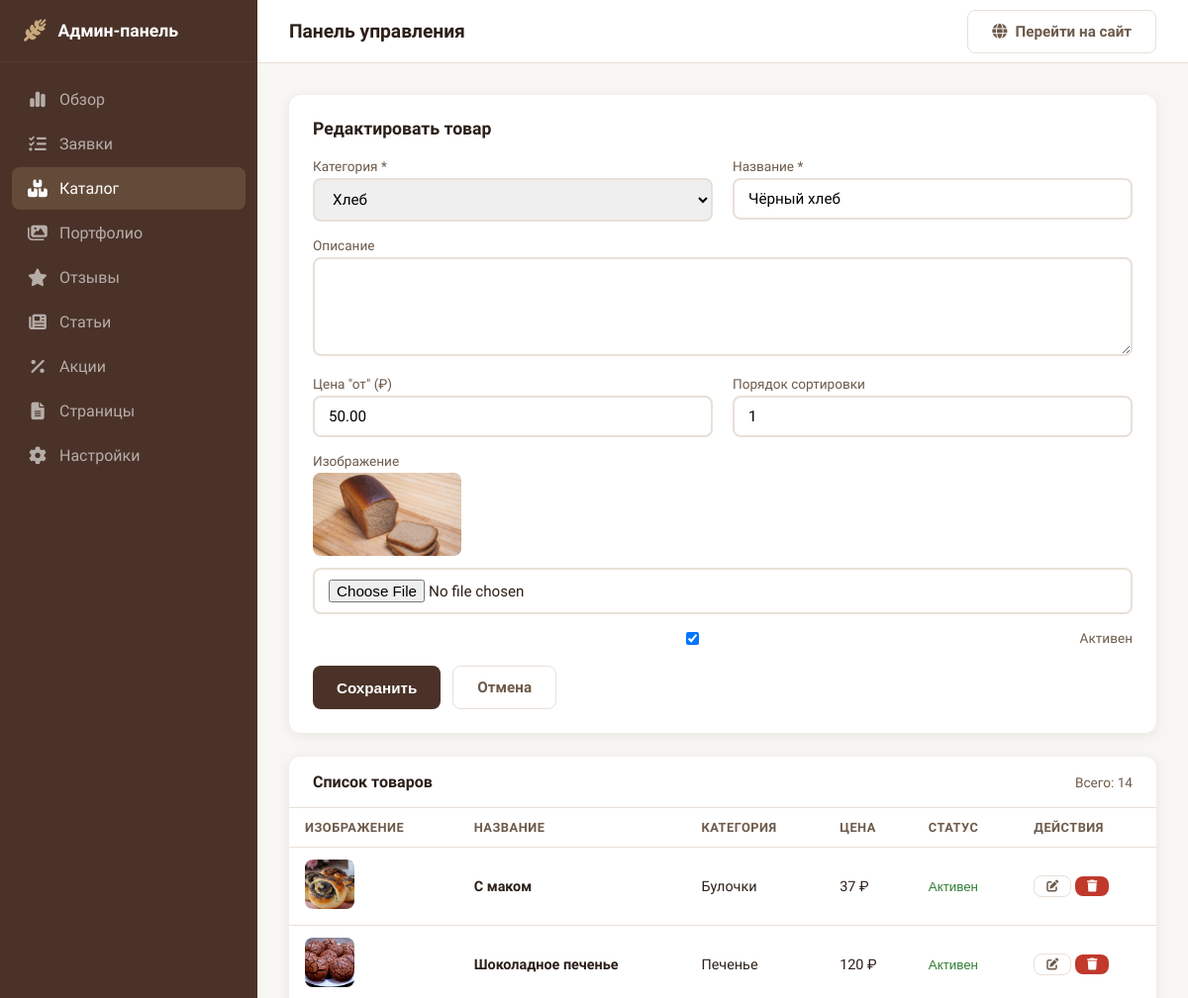
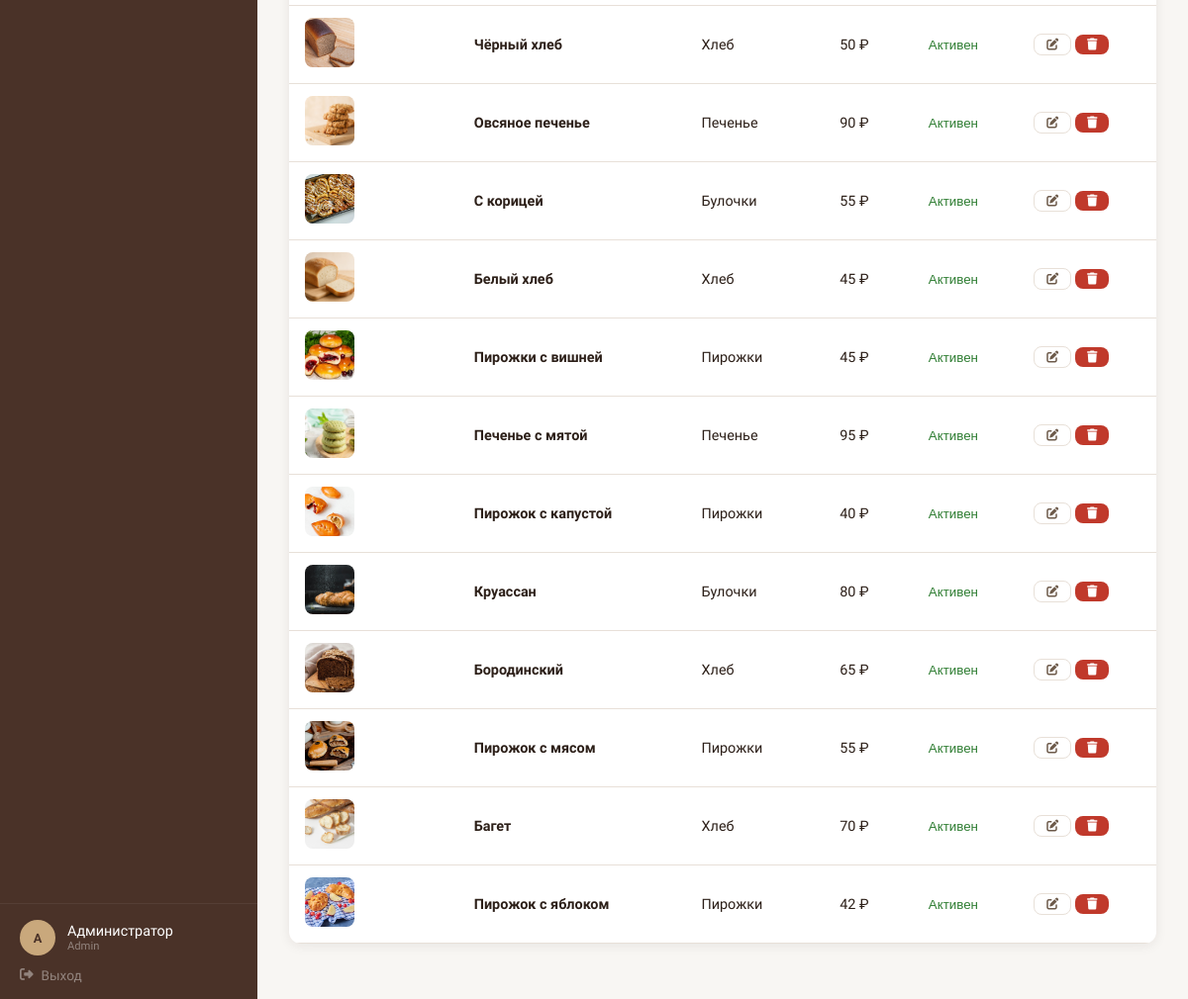
/admin/index.php?page=products&edit=11 (signed in), run on the app's committed database (2 pictures, top to bottom).
### tables this page shows
CREATE TABLE `products` (
  `id` int(11) NOT NULL AUTO_INCREMENT,
  `category_id` int(11) NOT NULL,
  `name` varchar(200) NOT NULL,
  `slug` varchar(200) NOT NULL,
  `description` text DEFAULT NULL,
  `price_from` decimal(10,2) DEFAULT NULL,
  `image` varchar(255) DEFAULT NULL,
  `gallery` longtext DEFAULT NULL,
  `characteristics` longtext DEFAULT NULL,
  `is_active` tinyint(1) DEFAULT 1,
  `sort_order` int(11) DEFAULT 0,
  `created_at` timestamp NOT NULL DEFAULT current_timestamp(),
  `updated_at` timestamp NOT NULL DEFAULT current_timestamp() ON UPDATE current_timestamp(),
  PRIMARY KEY (`id`),
  UNIQUE KEY `slug` (`slug`),
  KEY `category_id` (`category_id`),
  CONSTRAINT `products_ibfk_1` FOREIGN KEY (`category_id`) REFERENCES `categories` (`id`) ON DELETE CASCADE
);

CREATE TABLE `categories` (
  `id` int(11) NOT NULL AUTO_INCREMENT,
  `name` varchar(100) NOT NULL,
  `slug` varchar(100) NOT NULL,
  `description` text DEFAULT NULL,
  `icon` varchar(50) DEFAULT NULL,
  `parent_id` int(11) DEFAULT NULL,
  `sort_order` int(11) DEFAULT 0,
  `is_active` tinyint(1) DEFAULT 1,
  `created_at` timestamp NOT NULL DEFAULT current_timestamp(),
  PRIMARY KEY (`id`),
  UNIQUE KEY `slug` (`slug`),
  KEY `parent_id` (`parent_id`),
  CONSTRAINT `categories_ibfk_1` FOREIGN KEY (`parent_id`) REFERENCES `categories` (`id`) ON DELETE CASCADE
);

### admin/functions.php (called while the page is built, shortened)
<?php
require_once 'config.php';
function escape($data) {
    return htmlspecialchars(strip_tags((string)($data ?? '')), ENT_QUOTES, 'UTF-8');
}
function getCategories($parentId = null) {
    global $pdo;
    $sql = "SELECT * FROM categories WHERE is_active = 1";
    if ($parentId !== null) {
        $sql .= " AND parent_id " . ($parentId === 0 ? "IS NULL" : "= ?");
    }
    $sql .= " ORDER BY sort_order ASC";
    $stmt = $pdo->prepare($sql);
    if ($parentId !== null && $parentId !== 0) {
        $stmt->execute([$parentId]);
    } else {
        $stmt->execute();
    }
    return $stmt->fetchAll();
}
function getProduct($id) {
    global $pdo;
    $stmt = $pdo->prepare("SELECT * FROM products WHERE id = ?");
    $stmt->execute([$id]);
    return $stmt->fetch();
}

### admin/includes/products.php (the view, shortened to what this page needs)
<?php
$categories = getCategories(0);
$products = $pdo->query("SELECT p.*, c.name as category_name FROM products p LEFT JOIN categories c ON p.category_id = c.id ORDER BY p.sort_order ASC, p.id DESC")->fetchAll();
$editProduct = null;
if (isset($_GET['edit'])) {
    $editProduct = getProduct(intval($_GET['edit']));
}
?>
<div class="form-section">
    <h3><?= $editProduct ? 'Редактировать товар' : 'Добавить товар' ?></h3>
    <form method="POST" enctype="multipart/form-data">
        <div class="form-row">
            <div class="form-group">
                <label>Категория *</label>
                <select name="category_id" required>
                    <?php foreach ($categories as $cat): ?>
                        <option value="<?= $cat['id'] ?>" <?= ($editProduct && $editProduct['category_id'] == $cat['id']) ? 'selected' : '' ?>>
                            <?= escape($cat['name']) ?>
                        </option>
                    <?php endforeach; ?>
                </select>
            </div>
            <div class="form-group">
                <label>Название *</label>
                <input type="text" name="name" value="<?= $editProduct ? escape($editProduct['name']) : '' ?>" required>
            </div>
        </div>
        <div class="form-group">
            <label>Описание</label>
            <textarea name="description" rows="3"><?= $editProduct ? escape($editProduct['description']) : '' ?></textarea>
        </div>
        <div class="form-row">
            <div class="form-group">
                <label>Цена "от" (₽)</label>
                <input type="number" name="price_from" step="0.01" value="<?= $editProduct ? $editProduct['price_from'] : '' ?>">
            </div>
            <div class="form-group">
                <label>Порядок сортировки</label>
                <input type="number" name="sort_order" value="<?= $editProduct ? $editProduct['sort_order'] : 0 ?>">
            </div>
        </div>
        <div class="form-group">
            <label>Изображение</label>
            <?php if ($editProduct && $editProduct['image']): ?>
                <div style="margin-bottom:8px;">
                    <img src="<?= SITE_URL ?>uploads/<?= $editProduct['image'] ?>" style="max-width:150px;border-radius:8px;">
                </div>
            <?php endif; ?>
            <input type="file" name="image" accept="image/*">
        </div>
        <div class="form-group">
            <label style="display:flex;align-items:center;gap:8px;cursor:pointer;">
                <input type="checkbox" name="is_active" <?= ($editProduct && !$editProduct['is_active']) ? '' : 'checked' ?>>
                Активен
            </label>
        </div>
        <div class="form-actions">
            <button type="submit" class="btn btn-primary"><?= $editProduct ? 'Сохранить' : 'Добавить' ?></button>
            <?php if ($editProduct): ?>
                <a href="?page=products" class="btn btn-outline">Отмена</a>
            <?php endif; ?>
        </div>
    </form>
</div>
<div class="table-container">
    <div class="table-header">
        <h3>Список товаров</h3>
        <span style="font-size:0.85rem;color:var(--text-light);">Всего: <?= count($products) ?></span>
    </div>
    <div class="table-responsive">
        <table>
            <thead>
                <tr>
                    <th>Изображение</th>
                    <th>Название</th>
                    <th>Категория</th>
                    <th>Цена</th>
                    <th>Статус</th>
                    <th>Действия</th>
                </tr>
            </thead>
            <tbody>
                <?php if (count($products) > 0): ?>
                    <?php foreach ($products as $product): ?>
                        <tr>
                            <td>
                                <?php if ($product['image']): ?>
                                    <img src="<?= SITE_URL ?>uploads/<?= $product['image'] ?>" style="width:50px;height:50px;object-fit:cover;border-radius:8px;">
                                <?php else: ?>
                                    <div style="width:50px;height:50px;background:var(--bg);border-radius:8px;display:flex;align-items:center;justify-content:center;color:var(--text-light);font-size:0.7rem;">Нет</div>
                                <?php endif; ?>
                            </td>
                            <td><strong><?= escape($product['name']) ?></strong></td>
                            <td><?= escape($product['category_name'] ?? '-') ?></td>
                            <td><?= $product['price_from'] ? number_format($product['price_from'], 0, '', ' ') . ' ₽' : '-' ?></td>
                            <td>
                                <form method="POST" style="display:inline;">
                                    <button type="submit" style="background:none;border:none;cursor:pointer;color:<?= $product['is_active'] ? '#2E7D32' : '#C0392B' ?>;">
                                        <?= $product['is_active'] ? 'Активен' : 'Скрыт' ?>
                                    </button>
                                </form>
                            </td>
                            <td>
                                <a href="?page=products&edit=<?= $product['id'] ?>" class="btn btn-outline" style="padding:4px 12px;font-size:0.75rem;">
                                    <i class="fas fa-edit"></i>
                                </a>
                                <form method="POST" style="display:inline;" onsubmit="return confirm('Удалить товар?')">
                                    <button type="submit" class="btn btn-danger" style="padding:4px 12px;font-size:0.75rem;">
                                        <i class="fas fa-trash"></i>
                                    </button>
                                </form>
                            </td>
                        </tr>
                    <?php endforeach; ?>
                <?php else: ?>
                    <tr><td colspan="6" style="text-align:center;color:var(--text-light);padding:40px;">Товаров не найдено</td></tr>
                <?php endif; ?>
            </tbody>
        </table>
    </div>
</div>

### admin/css/admin.css (style rules this page uses)
* { margin: 0; padding: 0; box-sizing: border-box; }
:root { --sidebar-width: 260px; --header-height: 64px; --primary: #8B6B4F; --primary-dark: #4A3228; --primary-light: #C9A87C; --bg: #F8F6F3; --white: #FFFFFF; --text: #2C1F18; --text-light: #6D5A4A; --border: #E8E0D8; --shadow: 0 2px 12px rgba(44, 31, 24, 0.08); --radius: 12px; --font: 'Onest', sans-serif; }
body { font-family: var(--font); background: var(--bg); color: var(--text); }
.btn { display: inline-flex; align-items: center; gap: 8px; padding: 12px 24px; border-radius: 8px; font-weight: 600; font-size: 0.95rem; transition: all 0.3s; border: none; cursor: pointer; text-decoration: none; }
.btn-primary { background: var(--primary-dark); color: var(--white); }
.btn-outline { background: transparent; color: var(--text-light); border: 1px solid var(--border); }
.table-container { background: var(--white); border-radius: var(--radius); box-shadow: var(--shadow); overflow: hidden; margin-bottom: 24px; }
.table-header { display: flex; justify-content: space-between; align-items: center; padding: 16px 24px; border-bottom: 1px solid var(--border); }
.table-header h3 { font-size: 1rem; font-weight: 600; }
.table-responsive { overflow-x: auto; }
table { width: 100%; border-collapse: collapse; }
table th { text-align: left; padding: 12px 16px; font-weight: 600; font-size: 0.8rem; text-transform: uppercase; letter-spacing: 0.5px; color: var(--text-light); border-bottom: 1px solid var(--border); }
table td { padding: 12px 16px; border-bottom: 1px solid var(--border); font-size: 0.9rem; }
.form-section { background: var(--white); padding: 24px; border-radius: var(--radius); box-shadow: var(--shadow); margin-bottom: 24px; }
.form-section h3 { margin-bottom: 20px; font-size: 1.1rem; }
.form-row { display: grid; grid-template-columns: 1fr 1fr; gap: 20px; }
.form-group { margin-bottom: 16px; }
.form-group label { display: block; font-weight: 500; font-size: 0.85rem; color: var(--text-light); margin-bottom: 4px; }
.form-group input, .form-group select, .form-group textarea { width: 100%; padding: 10px 14px; border: 2px solid var(--border); border-radius: 8px; font-size: 0.95rem; font-family: var(--font); transition: all 0.3s; }
.form-group textarea { min-height: 100px; resize: vertical; }
.form-actions { display: flex; gap: 12px; margin-top: 20px; }
.btn-danger { background: #C0392B; color: var(--white); }

### data on the page
products: category_id "Хлеб", name "Чёрный хлеб", price_from "50.00", sort_order "1", image (picture), is_active "☑", category.name "Хлеб", price_from "50", shows "Активен"
products: image (picture), name "С маком", category.name "Булочки", price_from "37", is_active "Активен"
products: image (picture), name "Шоколадное печенье", category.name "Печенье", price_from "120", is_active "Активен"
products: image (picture), name "Овсяное печенье", category.name "Печенье", price_from "90", is_active "Активен"
products: image (picture), name "С корицей", category.name "Булочки", price_from "55", is_active "Активен"
products: image (picture), name "Белый хлеб", category.name "Хлеб", price_from "45", is_active "Активен"
products: image (picture), name "Пирожки с вишней", category.name "Пирожки", price_from "45", is_active "Активен"
products: image (picture), name "Печенье с мятой", category.name "Печенье", price_from "95", is_active "Активен"
products: image (picture), name "Пирожок с капустой", category.name "Пирожки", price_from "40", is_active "Активен"
products: image (picture), name "Круассан", category.name "Булочки", price_from "80", is_active "Активен"
products: image (picture), name "Бородинский", category.name "Хлеб", price_from "65", is_active "Активен"
products: image (picture), name "Пирожок с мясом", category.name "Пирожки", price_from "55", is_active "Активен"
products: image (picture), name "Багет", category.name "Хлеб", price_from "70", is_active "Активен"
products: image (picture), name "Пирожок с яблоком", category.name "Пирожки", price_from "42", is_active "Активен"

### other printed values
substr($_SESSION['username'] ?? 'A', 0, 1) "A"
$_SESSION['full_name'] "Администратор"
$_SESSION['role'] "Admin"
$pageTitle "Панель управления"
count($products) "14"
